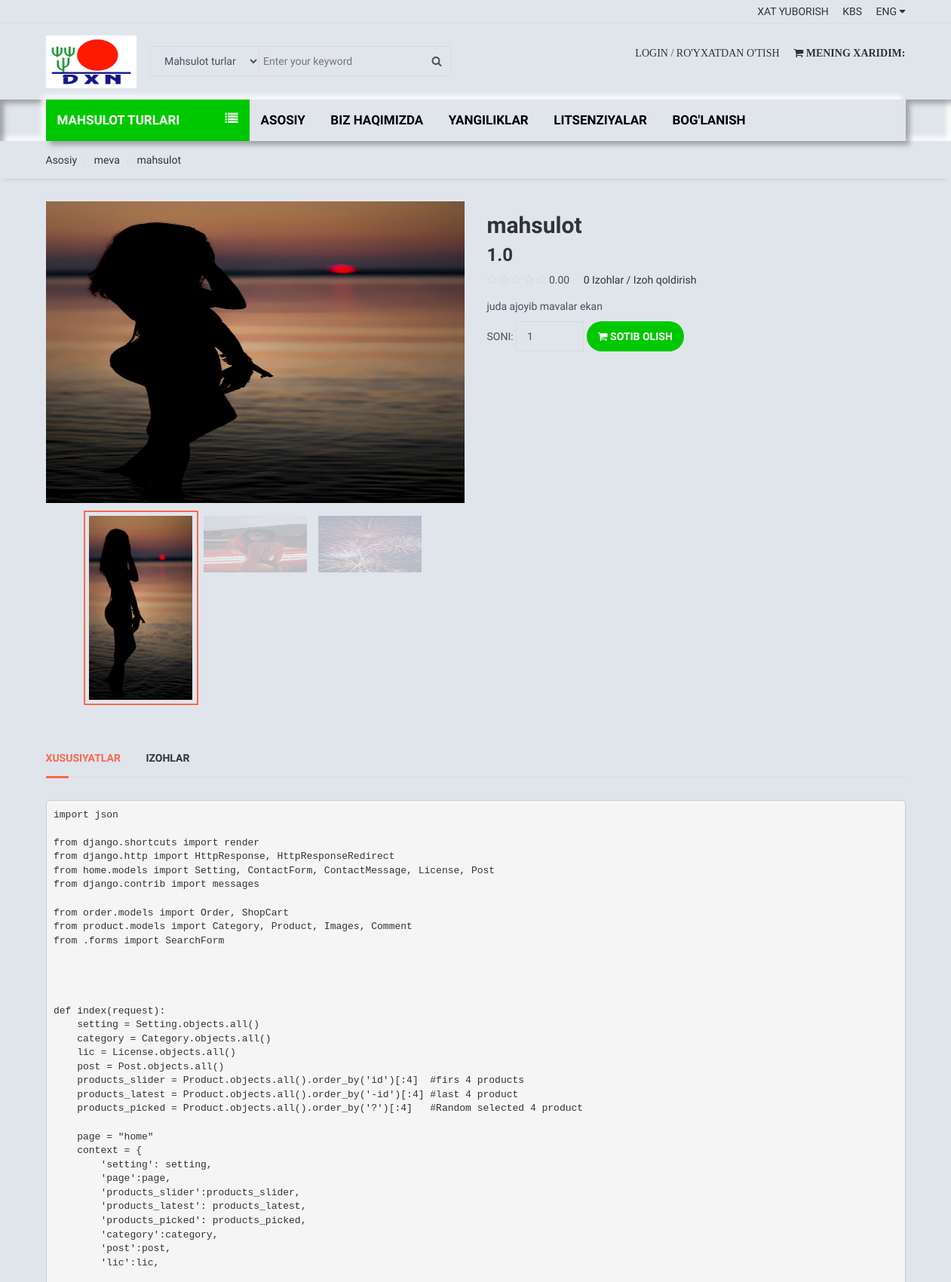
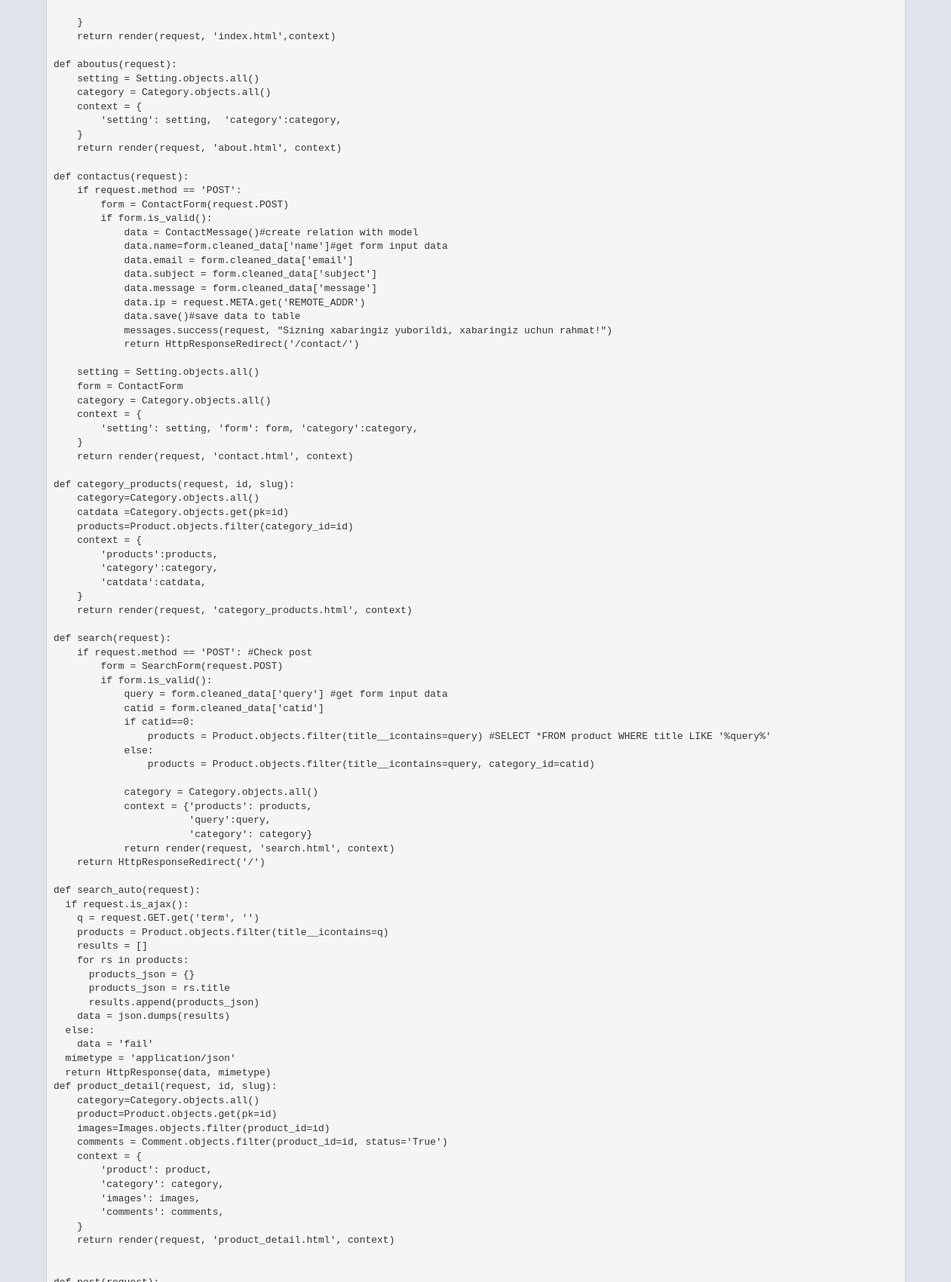
The app's page /product/1/mahsulot (upper part) with its own data (2 pictures, top to bottom).
### product/models.py (models this page shows, shortened)
class Product(models.Model):
    STATUS = (
        ('True', 'Mavjud'),
        ('False', 'Mavjud emas'),
    )
    category = models.ForeignKey(Category, on_delete=models.CASCADE)
    title = models.CharField(max_length=222,unique=True)
    keywords = models.CharField(max_length=222, unique=True)
    description = models.TextField(blank=True)
    image = models.ImageField(upload_to='images/', blank=True)
    price = models.FloatField()
    amount = models.IntegerField()
    minamount = models.IntegerField()
    detail=RichTextUploadingField()
    slug = models.SlugField(null=False, unique=True)
    status = models.CharField(max_length=10,choices=STATUS)
    create_at = models.DateTimeField(auto_now_add=True)
    update_at = models.DateTimeField(auto_now=True)
    class Meta:
        verbose_name = 'product'
        verbose_name_plural = 'products'
    def image_tag(self):
        return mark_safe('<img src="{}" height="50">'.format(self.image.url))
    image_tag.short_description='Image'
    def avaregereview(self):
        reviews = Comment.objects.filter(product=self, status='True').aggregate(avarage=Avg('rate'))
        avg=0
        if reviews["avarage"] is not None:
            avg=float(reviews["avarage"])
        return avg
    def countreview(self):
        reviews = Comment.objects.filter(product=self, status='True').aggregate(count=Count('id'))
        cnt=0
        if reviews["count"] is not None:
            cnt = int(reviews["count"])
        return cnt

class Category(models.Model):
    title = models.CharField(max_length=222,unique=True)
    keywords = models.CharField(max_length=255, unique=True)
    slug = models.SlugField(null=False, unique=True)
    description = models.CharField(max_length=255,blank=True)
    image = models.ImageField(upload_to='images/',blank=True)
    create_at=models.DateTimeField(auto_now_add=True)
    update_at=models.DateTimeField(auto_now=True)

class Images(models.Model):
    product=models.ForeignKey(Product, on_delete=models.CASCADE)
    title=models.CharField(max_length=50, blank=True)
    image=models.ImageField(blank=True, upload_to='images/')

### home/views.py (the view)
# urls.py: path('product/<int:id>/<slug:slug>', views.product_detail, name='product_detail'),
def product_detail(request, id, slug):
    category=Category.objects.all()
    product=Product.objects.get(pk=id)
    images=Images.objects.filter(product_id=id)
    comments = Comment.objects.filter(product_id=id, status='True')
    context = {
        'product': product,
        'category': category,
        'images': images,
        'comments': comments,
    }
    return render(request, 'product_detail.html', context)

### home/templates/product_detail.html (shortened to what this page needs)
{% extends 'homebase.html'%}
{% load static %}
{% block sidebar %}{% include 'sidebar.html' %} {% endblock %}
{% block body %}
    <div id="breadcrumb">
        <div class="container">
            <ul class="breadcrumb">
                <li><a href="/">Asosiy</a></li>
                <li><a href="/category/{{ product.category.id }}/{{ product.category.slug }}">{{ product.category.title }}</a></li>
                <li><a href="#">{{ product.title }}</a></li>
            </ul>
        </div>
    </div>
    <div class="section">
        <div class="container">
            <div class="row">
                <div class="product product-details clearfix">
                    <div class="col-md-6">
                        <div id="product-main-view">
                            <div class="product-view">
                                <img src="{{ product.image.url }}" alt="" style="height: 400px">
                            </div>
                        </div>
                        <div id="product-view">
                            <div class="product-view">
                                <img src="{{ product.image.url }}" alt="">
                            </div>
                            {% for rs in images %}
                                <div class="product-view">
                                    <img src="{{ rs.image.url }}" alt="" style="height: 75px">
                                </div>
                            {% endfor %}
                        </div>
                    </div>
                    <div class="col-md-6">
                        <div class="product-body">
                            <h2 class="product-name">{{ product.title }}</h2>
                            <h3 class="product-price">{{ product.price}}</h3>
                            <div>
                                <div class="product-rating">
                                    <i class="fa fa-star{% if product.avaregereview < 1%}-o empty{% endif%}"></i>
                                    <i class="fa fa-star{% if product.avaregereview < 2%}-o empty{% endif%}"></i>
                                    <i class="fa fa-star{% if product.avaregereview < 3%}-o empty{% endif%}"></i>
                                    <i class="fa fa-star{% if product.avaregereview < 4%}-o empty{% endif%}"></i>
                                    <i class="fa fa-star{% if product.avaregereview < 5%}-o empty{% endif%}"></i>
                                    {{ product.avaregereview |stringformat:".2f"}}
                                </div>
                                <a href="#tab1"> {{ product.countreview}}  Izohlar / Izoh qoldirish</a>
                            </div>
                            <p>{{ product.description }}</p>
                            <div class="product-btns">
                            <form action="/order/addtoshopcart/{{ product.id }}" method="post">
                                <div class="qty-input">
                                    <span class="text-uppercase">Soni: </span>
                                    <input class="input" name="quantity" type="number" value="1" min="1" max="{{ product.amount }}">
                                </div>
                                <button type="submit" class="primary-btn add-to-cart"><i class="fa fa-shopping-cart"></i> Sotib olish </button>
                            </form>
                            </div>
                        </div>
                    </div>
                    <div class="col-md-12">
                        <div class="product-tab">
                            <ul class="tab-nav">
                                <li class="active"><a data-toggle="tab" href="#tab1">Xususiyatlar</a></li>
                                <li><a data-toggle="tab" href="#tab2">Izohlar</a></li>
                            </ul>
                            <div class="tab-content">
                                <div id="tab1" class="tab-pane fade in active">
                                    <p>
                                        {{ product.detail|safe }}
                                    </p>
                                </div>
                            </div>
                        </div>
                    </div>
                </div>
            </div>
        </div>
    </div>
{% endblock %}

### home/templates/homebase.html (shortened to what this page needs)
<!DOCTYPE html>
<html lang="en">
<head>
{% load static %}
	<link type="text/css" rel="stylesheet" href="{% static 'css/bootstrap.min.css' %}" />
	<link type="text/css" rel="stylesheet" href="{% static 'css/slick.css' %}" />
	<link type="text/css" rel="stylesheet" href="{% static 'css/slick-theme.css' %}" />
	<link type="text/css" rel="stylesheet" href="{% static 'css/nouislider.min.css' %}" />
	<link rel="stylesheet" href="{% static 'css/font-awesome.min.css' %}">
	<link type="text/css" rel="stylesheet" href="{% static 'css/style.css' %}" />
	<link type="text/css" rel="stylesheet" href="{% static 'css/style.css' %}" />
          <link rel="stylesheet" href="https://ajax.googleapis.com/ajax/libs/jqueryui/1.11.4/themes/smoothness/jquery-ui.css">
</head>
<body>
{% include 'header.html' %}
{% block sidebar %}{% endblock %}
{% block body %}{% endblock %}
</body>
</html>

### home/templates/header.html (shortened to what this page needs)
{% load static %}
	<header>
		<div id="top-header">
			<div class="container">
				<div class="pull-right">
					<ul class="header-top-links">
						<li><a href="/contact">Xat yuborish</a></li>
						<li><a href="/faq">KBS</a></li>
						<li class="dropdown default-dropdown">
							<a class="dropdown-toggle" data-toggle="dropdown" aria-expanded="true">ENG <i class="fa fa-caret-down"></i></a>
						</li>
					</ul>
				</div>
			</div>
		</div>
		<div id="header">
			<div class="container">
				<div class="pull-left">
					<div class="header-logo">
						<a class="logo" href="#">
							<img src="{% static 'dxn.ico' %}" alt="">
						</a>
					</div>
					<div class="header-search">
						<form action="/search/" method="post">
							<input id="query" name="query" class="input search-input" type="text" placeholder="Enter your keyword">
							<select name="catid" class="input search-categories">
								<option value="0">Mahsulot turlari</option>
							</select>
							<button class="search-btn"><i class="fa fa-search"></i></button>
						</form>
					</div>
				</div>
				<div class="pull-right">
					<ul class="header-btns">
						<li class="header-account dropdown default-dropdown">
                            {% if user.id is not None %}
						    	<div class="dropdown-toggle" role="button" data-toggle="dropdown" aria-expanded="true">
						    		<div class="header-btns-icon">
							    		<img src="{{ profile.image.url }}" style="height: 40px; border-radius: 30%">
							    	</div>
							    	<strong class="text-uppercase">{{ user }} <i class="fa fa-caret-down"></i></strong>
							    </div>
                            {% else %}
							    <a href="/login/" class="text-uppercase">Login</a> / <a href="/signup/" class="text-uppercase">Ro'yxatdan o'tish</a>
							{% endif %}
						</li>
						<li class="header-cart dropdown default-dropdown">
							<a href="/shopcart/"><i class="fa fa-shopping-cart"></i>
								<strong class="text-uppercase">Mening xaridim:</strong>
								<br>
							</a>
						</li>
					</ul>
				</div>
			</div>
		</div>
	</header>

### home/templates/sidebar.html (shortened to what this page needs)
    {% load static %}
        <div id="navigation">
            <div class="container">
                <div id="responsive-nav">
                    {% if page %}
                        <div class="category-nav">
                    {% else %}
                        <div class="category-nav show-on-click">
                    {% endif %}
                        <span class="category-header">Mahsulot turlari<i class="fa fa-list"></i></span>
                    </div>
                    <div class="menu-nav">
                        <ul class="menu-list">
                            <li><a href="/">Asosiy</a></li>
                            <li><a href="/about">Biz haqimizda</a></li>
                            <li><a href="/post">Yangiliklar</a></li>
                            <li><a href="/lic">Litsenziyalar</a></li>
                            <li><a href="/contact">Bog'lanish</a></li>
                        </ul>
                    </div>
                </div>
            </div>
        </div>

### home/templates/footer.html (shortened to what this page needs)
{% load static %}

### records on screen
Product: category "meva", title "mahsulot", image (picture), price "1.0", avaregereview "0.00", countreview "0", description "juda ajoyib mavalar ekan", quantity "1"
Images: image (picture)
Images: image (picture)
